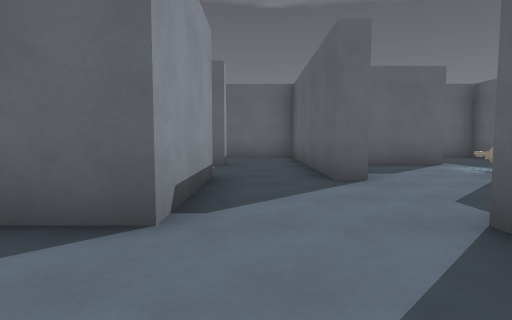
view 1 (above)

20 first-person views from a walk through a level from a Godot 3-D game. The camera is 1.3 m above the floor, tilts 4° down and sees 80° across. The floor is counted in squares, 2 m on a side. Each view is taken from the middle of a square. On the plan, view 1 faces up. The plan holds only what a view shows up to about 10 squares ahead; the rest is blank. The place goes on beyond the plan. Surface patterns are stand-ins for the level's own textures.

view 2
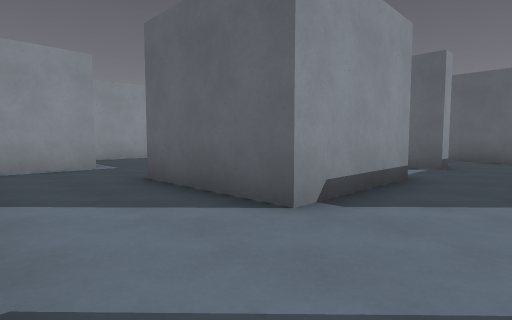

view 3
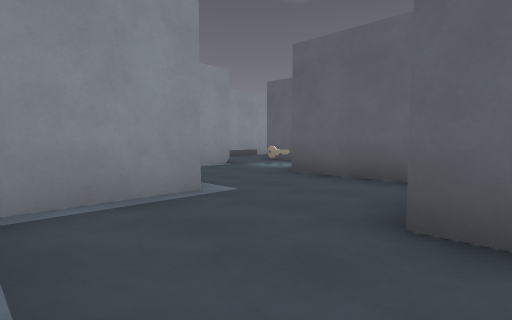

view 4
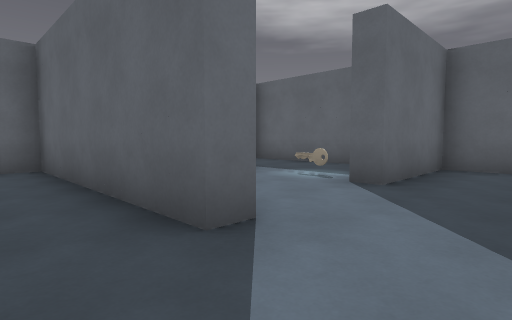

view 5
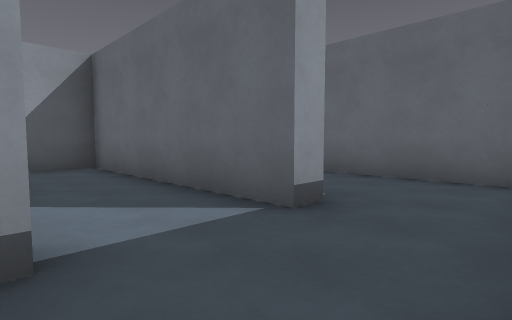

view 6
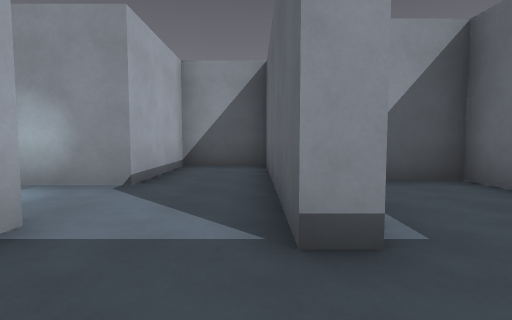

view 7
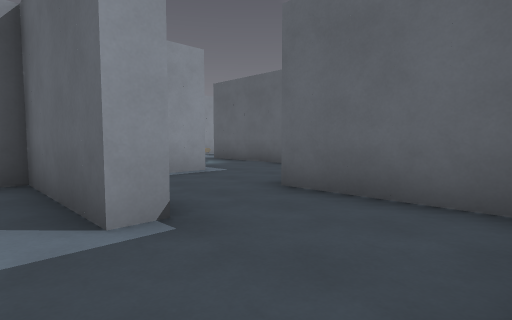

view 8
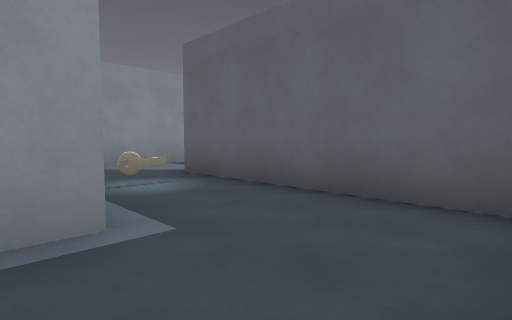

view 9
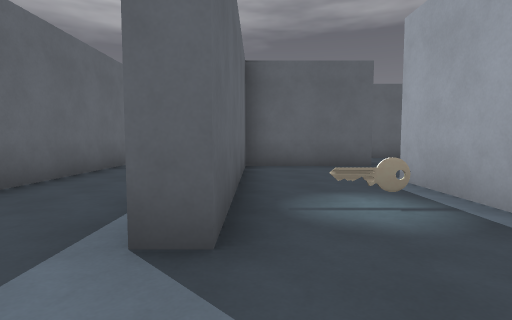

view 10
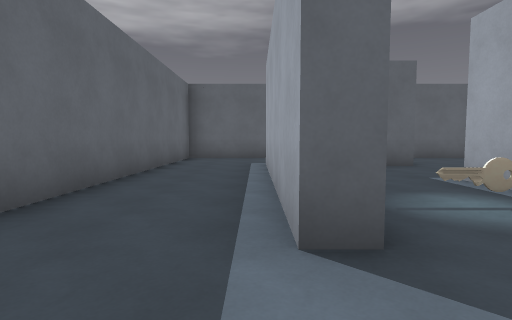

view 11
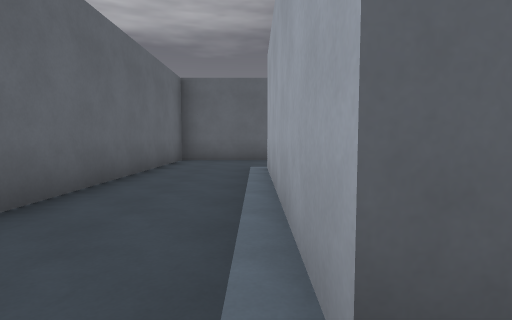

view 12
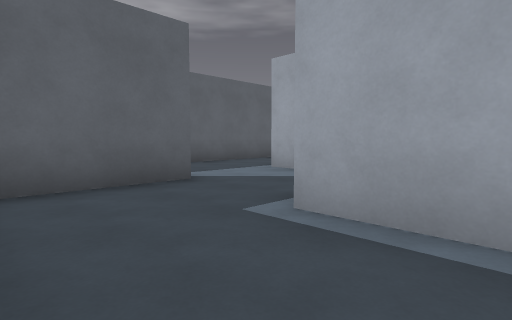

view 13
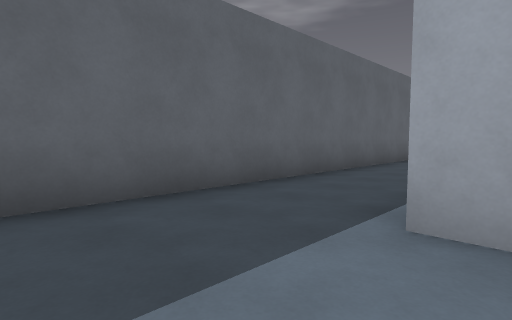

view 14
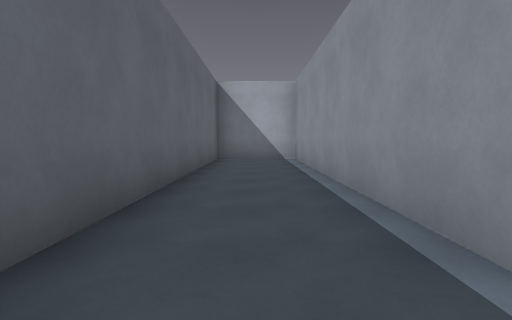

view 15
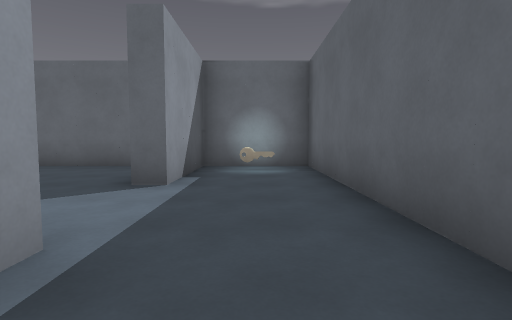

view 16
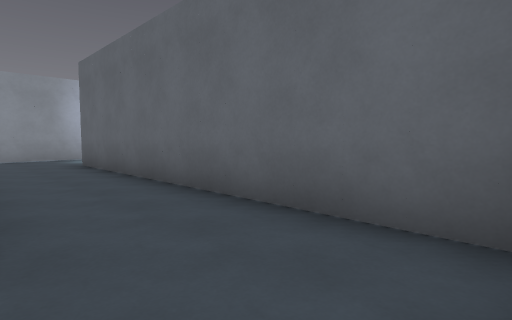

view 17
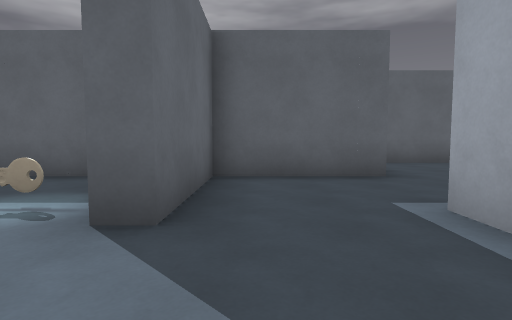

view 18
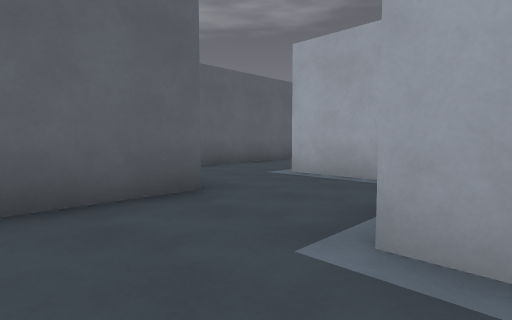

view 19
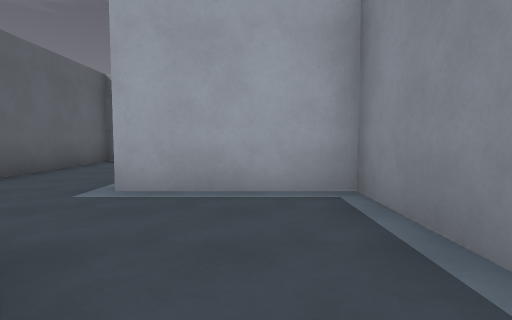

view 20
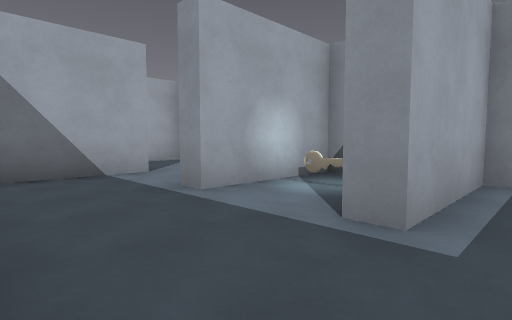

### Floor plan
Points are (right, up) in squares from view 1. A wall is a line through its corners. A room is listed if a view was taken in it or the views show most of it. See-through windows are left out.
Room 1 (views 1, 2, 3)
walls: (-6.2, 2.4) (-6.2, 0.2); (-4.5, 4.7) (-6.8, 4.7); (-0.7, 2.3) (-3.8, 2.3); (-9.2, 5.2) (-9.2, 3.1); (-8.6, 7.3) (-9.8, 7.3)
ways out: opening at (0.5, 2) to room 2; opening at (-9, 6)
objects: key (-8, 6)
Room 2 (views 4, 5)
walls: (-0.7, 5.4) (-0.7, 2.3)
ways out: opening at (0.5, 2) to room 1; opening at (0.5, 5) to room 3; opening at (2, 3.5) to room 6
Room 3 (view 6)
walls: (1.3, 4.7) (1.3, 7.6)
ways out: opening at (0.5, 5) to room 2; opening at (0.5, 7) to room 8; opening at (-1, 6) to room 9
Room 4 (views 7, 8)
walls: (4.7, 8.4) (4.7, 7.8) (1.8, 7.8) (1.8, 7.4); (7.2, 6.8) (7.2, 10); (6.8, 10.3) (4.3, 10.3); (1.8, 10.7) (1.8, 9.9)
ways out: opening at (3.5, 5) to room 6; opening at (3.5, 10) to room 7
objects: key (5, 6)
Room 5 (views 9, 10, 11, 12, 13, 14, 15, 16)
walls: (7, 10.7) (7.7, 10.7) (7.7, 2.2) (10.2, 2.2) (10.2, 16.2) (7.7, 16.2) (7.7, 13.3) (7.2, 13.3) (7.2, 16.2) (-1.2, 16.2); (-1.3, 13.3) (-1.3, 13.7) (4.8, 13.7); (-3.7, 17) (-3.7, 12.5)
ways out: opening at (-2.5, 13) to room 7
objects: key (9, 15)
Room 6 (views 17, 18, 19, 20)
walls: (7.2, 1.6) (7.2, 4.7) (4.3, 4.7) (4.3, 5.2); (4.7, 1.6) (4.7, -0.7) (7.7, -0.7) (7.7, -1.2); (4, 2.2) (4.8, 2.2); (4.8, -3.2) (7.7, -3.2) (7.7, -3.8); (7.1, -5.7) (10.2, -5.7) (10.2, 0.5); (1.9, 4.7) (1.3, 4.7)
ways out: opening at (2, 3.5) to room 2; opening at (3.5, 5) to room 4; opening at (6.5, -6)
objects: key (6, -2)
Room 7 (no view inside)
walls: (-0.4, 10.7) (1.8, 10.7); (4.3, 10.3) (4.3, 13.3) (-1.3, 13.3)
ways out: opening at (3.5, 10) to room 4; opening at (-2.5, 13) to room 5
objects: key (0, 12)
Room 8 (no view inside)
walls: (-0.7, 7.9) (-0.7, 7.3); (1.3, 7.6) (1.3, 10.3) (-3.7, 10.3) (-3.7, 9)
ways out: opening at (0.5, 7) to room 3
Room 9 (no view inside)
walls: (-0.7, 7.3) (-6.2, 7.3) (-6.2, 5.3) (-3.2, 5.3) (-3.2, 3.6)
ways out: opening at (-1, 6) to room 3

Positions as (right, up) in squares from view 1, and headings:
1: (0, 0), facing up
2: (1, 0), facing up-left
3: (-3, 0), facing up-left
4: (0, 3), facing up-right
5: (1, 5), facing up-left
6: (1, 7), facing left
7: (7, 7), facing up-left
8: (4, 10), facing up-left
9: (-3, 13), facing right
10: (-3, 14), facing right
11: (-2, 14), facing right
12: (3, 16), facing down-right
13: (7, 13), facing down-right
14: (9, 12), facing down
15: (9, 9), facing up
16: (7, 14), facing up-left
17: (2, 4), facing right
18: (4, 4), facing down-right
19: (6, 3), facing down
20: (10, 0), facing down-left
